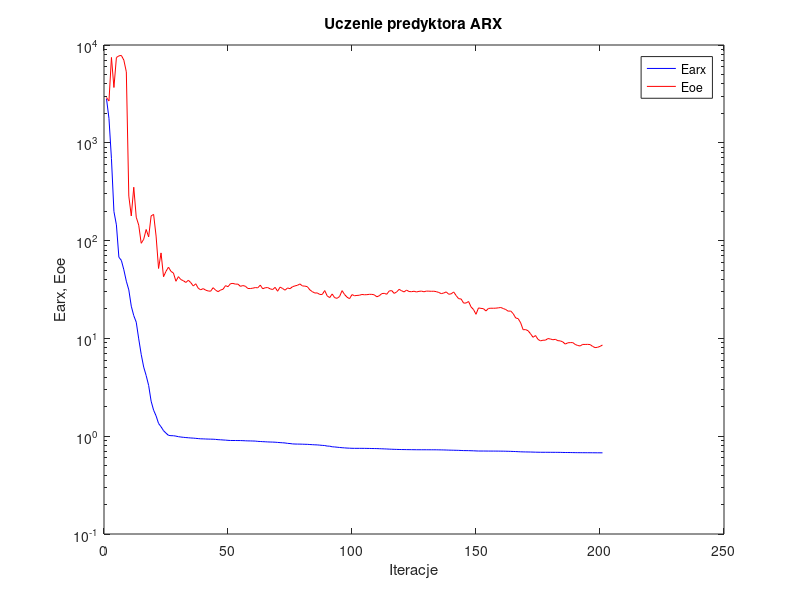
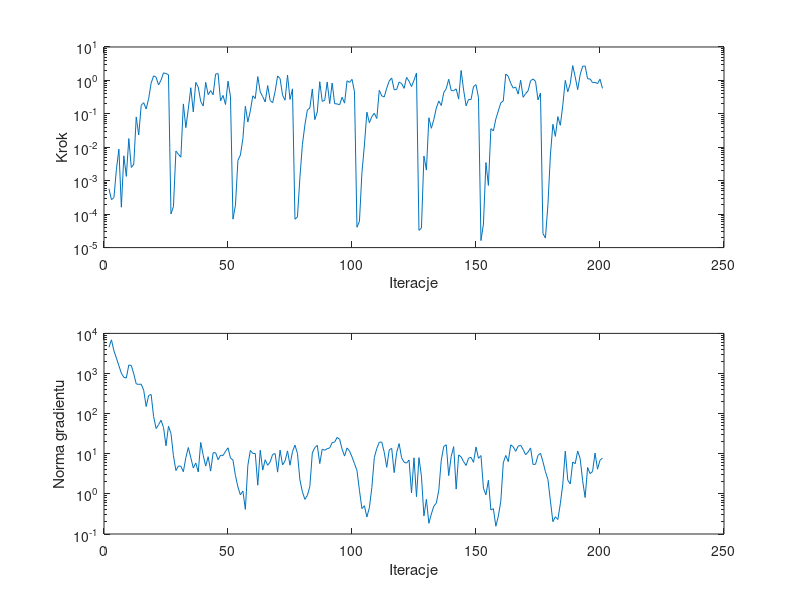

Write the MATLAB code that produced these figures, in order.
%uczenie predyktora arx
clear all;
n=0; farx(n+1)=2.824585e+003; foe(n+1)=2.907004e+003; wspucz(n+1)=0.000000e+000; ng(n+1)=0.000000e+000;
%odnowa zmiennej metryki
n=1; farx(n+1)=1.778362e+003; foe(n+1)=2.675235e+003; krok(n+1)=5.757831e-004; ng(n+1)=4.516872e+003;
n=2; farx(n+1)=6.890381e+002; foe(n+1)=7.462882e+003; krok(n+1)=2.720383e-004; ng(n+1)=6.924905e+003;
n=3; farx(n+1)=1.984939e+002; foe(n+1)=3.677309e+003; krok(n+1)=3.109358e-004; ng(n+1)=3.687624e+003;
n=4; farx(n+1)=1.448332e+002; foe(n+1)=7.445014e+003; krok(n+1)=2.168031e-003; ng(n+1)=2.423102e+003;
n=5; farx(n+1)=6.758119e+001; foe(n+1)=7.746369e+003; krok(n+1)=8.751130e-003; ng(n+1)=1.566148e+003;
n=6; farx(n+1)=6.276938e+001; foe(n+1)=7.824347e+003; krok(n+1)=1.616776e-004; ng(n+1)=1.016605e+003;
n=7; farx(n+1)=5.030413e+001; foe(n+1)=7.003740e+003; krok(n+1)=5.557598e-003; ng(n+1)=8.037560e+002;
n=8; farx(n+1)=3.846380e+001; foe(n+1)=5.317203e+003; krok(n+1)=1.350546e-003; ng(n+1)=7.727654e+002;
n=9; farx(n+1)=3.134732e+001; foe(n+1)=2.854437e+002; krok(n+1)=1.820180e-002; ng(n+1)=1.631014e+003;
n=10; farx(n+1)=2.134777e+001; foe(n+1)=1.786514e+002; krok(n+1)=2.487263e-003; ng(n+1)=1.582852e+003;
n=11; farx(n+1)=1.709582e+001; foe(n+1)=3.512503e+002; krok(n+1)=3.136698e-003; ng(n+1)=9.783152e+002;
n=12; farx(n+1)=1.464650e+001; foe(n+1)=1.735096e+002; krok(n+1)=8.061847e-002; ng(n+1)=5.508979e+002;
n=13; farx(n+1)=9.891621e+000; foe(n+1)=1.438937e+002; krok(n+1)=2.331822e-002; ng(n+1)=5.362375e+002;
n=14; farx(n+1)=6.867723e+000; foe(n+1)=9.388979e+001; krok(n+1)=1.809599e-001; ng(n+1)=5.433215e+002;
n=15; farx(n+1)=5.094680e+000; foe(n+1)=1.030985e+002; krok(n+1)=2.160660e-001; ng(n+1)=3.840103e+002;
n=16; farx(n+1)=4.171929e+000; foe(n+1)=1.299059e+002; krok(n+1)=1.399123e-001; ng(n+1)=1.504508e+002;
n=17; farx(n+1)=3.305096e+000; foe(n+1)=1.091478e+002; krok(n+1)=2.840119e-001; ng(n+1)=2.832698e+002;
n=18; farx(n+1)=2.280933e+000; foe(n+1)=1.789058e+002; krok(n+1)=8.252141e-001; ng(n+1)=3.004621e+002;
n=19; farx(n+1)=1.845072e+000; foe(n+1)=1.854298e+002; krok(n+1)=1.371110e+000; ng(n+1)=8.475926e+001;
n=20; farx(n+1)=1.613933e+000; foe(n+1)=1.112838e+002; krok(n+1)=1.250551e+000; ng(n+1)=4.253551e+001;
n=21; farx(n+1)=1.349544e+000; foe(n+1)=5.188921e+001; krok(n+1)=7.310195e-001; ng(n+1)=5.302662e+001;
n=22; farx(n+1)=1.249560e+000; foe(n+1)=7.485879e+001; krok(n+1)=1.021441e+000; ng(n+1)=6.865261e+001;
n=23; farx(n+1)=1.138805e+000; foe(n+1)=4.271517e+001; krok(n+1)=1.682643e+000; ng(n+1)=4.509695e+001;
n=24; farx(n+1)=1.074089e+000; foe(n+1)=4.854529e+001; krok(n+1)=1.605990e+000; ng(n+1)=1.580654e+001;
n=25; farx(n+1)=1.020479e+000; foe(n+1)=5.355023e+001; krok(n+1)=1.476581e+000; ng(n+1)=4.848901e+001;
%odnowa zmiennej metryki
n=26; farx(n+1)=1.012424e+000; foe(n+1)=4.845318e+001; krok(n+1)=1.012576e-004; ng(n+1)=3.208297e+001;
n=27; farx(n+1)=1.011447e+000; foe(n+1)=4.661399e+001; krok(n+1)=1.688183e-004; ng(n+1)=8.879970e+000;
n=28; farx(n+1)=1.001688e+000; foe(n+1)=3.839715e+001; krok(n+1)=7.741423e-003; ng(n+1)=3.814805e+000;
n=29; farx(n+1)=9.890033e-001; foe(n+1)=4.279767e+001; krok(n+1)=6.192369e-003; ng(n+1)=4.980351e+000;
n=30; farx(n+1)=9.805977e-001; foe(n+1)=3.993320e+001; krok(n+1)=5.060913e-003; ng(n+1)=4.866092e+000;
n=31; farx(n+1)=9.743488e-001; foe(n+1)=3.889905e+001; krok(n+1)=1.981558e-001; ng(n+1)=3.571450e+000;
n=32; farx(n+1)=9.686368e-001; foe(n+1)=3.733164e+001; krok(n+1)=3.863769e-002; ng(n+1)=8.022494e+000;
n=33; farx(n+1)=9.641914e-001; foe(n+1)=3.931302e+001; krok(n+1)=1.416892e-001; ng(n+1)=1.430147e+001;
n=34; farx(n+1)=9.589278e-001; foe(n+1)=3.717399e+001; krok(n+1)=6.046342e-001; ng(n+1)=8.003364e+000;
n=35; farx(n+1)=9.560957e-001; foe(n+1)=3.434189e+001; krok(n+1)=1.143175e-001; ng(n+1)=4.434071e+000;
n=36; farx(n+1)=9.504401e-001; foe(n+1)=3.620562e+001; krok(n+1)=8.707243e-001; ng(n+1)=5.871989e+000;
n=37; farx(n+1)=9.456813e-001; foe(n+1)=3.254657e+001; krok(n+1)=6.287558e-001; ng(n+1)=3.518005e+000;
n=38; farx(n+1)=9.402954e-001; foe(n+1)=3.141185e+001; krok(n+1)=2.343012e-001; ng(n+1)=1.914944e+001;
n=39; farx(n+1)=9.391667e-001; foe(n+1)=3.229530e+001; krok(n+1)=1.717868e-001; ng(n+1)=9.188717e+000;
n=40; farx(n+1)=9.362322e-001; foe(n+1)=3.113974e+001; krok(n+1)=8.771846e-001; ng(n+1)=4.924336e+000;
n=41; farx(n+1)=9.344177e-001; foe(n+1)=3.055411e+001; krok(n+1)=3.745525e-001; ng(n+1)=8.427756e+000;
n=42; farx(n+1)=9.328171e-001; foe(n+1)=3.036775e+001; krok(n+1)=4.964490e-001; ng(n+1)=3.697568e+000;
n=43; farx(n+1)=9.315710e-001; foe(n+1)=3.301819e+001; krok(n+1)=3.730916e-001; ng(n+1)=1.061822e+001;
n=44; farx(n+1)=9.277723e-001; foe(n+1)=3.112160e+001; krok(n+1)=1.548272e+000; ng(n+1)=1.062814e+001;
n=45; farx(n+1)=9.218452e-001; foe(n+1)=3.005389e+001; krok(n+1)=1.601363e+000; ng(n+1)=7.102797e+000;
n=46; farx(n+1)=9.192575e-001; foe(n+1)=3.122153e+001; krok(n+1)=2.442288e-001; ng(n+1)=9.229261e+000;
n=47; farx(n+1)=9.151896e-001; foe(n+1)=3.181654e+001; krok(n+1)=3.556863e-001; ng(n+1)=9.031704e+000;
n=48; farx(n+1)=9.118571e-001; foe(n+1)=3.463516e+001; krok(n+1)=1.903039e-001; ng(n+1)=1.151653e+001;
n=49; farx(n+1)=9.072495e-001; foe(n+1)=3.379559e+001; krok(n+1)=9.512526e-001; ng(n+1)=1.407279e+001;
n=50; farx(n+1)=9.040644e-001; foe(n+1)=3.627241e+001; krok(n+1)=3.224739e-001; ng(n+1)=7.847512e+000;
%odnowa zmiennej metryki
n=51; farx(n+1)=9.037289e-001; foe(n+1)=3.649060e+001; krok(n+1)=7.092995e-005; ng(n+1)=6.962027e+000;
n=52; farx(n+1)=9.035945e-001; foe(n+1)=3.589017e+001; krok(n+1)=1.858436e-004; ng(n+1)=2.866187e+000;
n=53; farx(n+1)=9.029117e-001; foe(n+1)=3.590582e+001; krok(n+1)=4.077649e-003; ng(n+1)=1.487271e+000;
n=54; farx(n+1)=9.024450e-001; foe(n+1)=3.405793e+001; krok(n+1)=5.879413e-003; ng(n+1)=9.432117e-001;
n=55; farx(n+1)=9.004792e-001; foe(n+1)=3.469006e+001; krok(n+1)=1.793370e-002; ng(n+1)=1.179944e+000;
n=56; farx(n+1)=8.978623e-001; foe(n+1)=3.417645e+001; krok(n+1)=1.690415e-001; ng(n+1)=4.103499e-001;
n=57; farx(n+1)=8.955196e-001; foe(n+1)=3.239940e+001; krok(n+1)=5.694364e-002; ng(n+1)=5.129367e+000;
n=58; farx(n+1)=8.949530e-001; foe(n+1)=3.235253e+001; krok(n+1)=1.221144e-001; ng(n+1)=1.208734e+001;
n=59; farx(n+1)=8.931923e-001; foe(n+1)=3.263474e+001; krok(n+1)=3.465039e-001; ng(n+1)=1.018809e+001;
n=60; farx(n+1)=8.917190e-001; foe(n+1)=3.308937e+001; krok(n+1)=2.869393e-001; ng(n+1)=1.013559e+001;
n=61; farx(n+1)=8.854832e-001; foe(n+1)=3.289980e+001; krok(n+1)=1.302338e+000; ng(n+1)=1.647916e+000;
n=62; farx(n+1)=8.830580e-001; foe(n+1)=3.506908e+001; krok(n+1)=4.536903e-001; ng(n+1)=1.225372e+001;
n=63; farx(n+1)=8.796670e-001; foe(n+1)=3.215822e+001; krok(n+1)=3.268918e-001; ng(n+1)=3.918998e+000;
n=64; farx(n+1)=8.773504e-001; foe(n+1)=3.295534e+001; krok(n+1)=2.268451e-001; ng(n+1)=7.089251e+000;
n=65; farx(n+1)=8.740864e-001; foe(n+1)=3.310524e+001; krok(n+1)=7.011953e-001; ng(n+1)=5.171832e+000;
n=66; farx(n+1)=8.720134e-001; foe(n+1)=3.212525e+001; krok(n+1)=2.506731e-001; ng(n+1)=6.289542e+000;
n=67; farx(n+1)=8.705221e-001; foe(n+1)=3.159054e+001; krok(n+1)=2.153023e-001; ng(n+1)=9.641382e+000;
n=68; farx(n+1)=8.682191e-001; foe(n+1)=3.327494e+001; krok(n+1)=4.686024e-001; ng(n+1)=1.010601e+001;
n=69; farx(n+1)=8.639641e-001; foe(n+1)=3.035499e+001; krok(n+1)=1.361453e+000; ng(n+1)=3.486315e+000;
n=70; farx(n+1)=8.599210e-001; foe(n+1)=3.344938e+001; krok(n+1)=1.136136e+000; ng(n+1)=1.233297e+001;
n=71; farx(n+1)=8.566817e-001; foe(n+1)=3.240535e+001; krok(n+1)=3.601750e-001; ng(n+1)=5.264459e+000;
n=72; farx(n+1)=8.530021e-001; foe(n+1)=3.111540e+001; krok(n+1)=2.557116e-001; ng(n+1)=6.595341e+000;
n=73; farx(n+1)=8.450102e-001; foe(n+1)=3.280215e+001; krok(n+1)=1.449678e+000; ng(n+1)=1.180350e+001;
n=74; farx(n+1)=8.413271e-001; foe(n+1)=3.223738e+001; krok(n+1)=2.711458e-001; ng(n+1)=5.183194e+000;
n=75; farx(n+1)=8.344268e-001; foe(n+1)=3.374292e+001; krok(n+1)=5.600723e-001; ng(n+1)=1.132958e+001;
%odnowa zmiennej metryki
n=76; farx(n+1)=8.316703e-001; foe(n+1)=3.442655e+001; krok(n+1)=7.063894e-005; ng(n+1)=1.639750e+001;
n=77; farx(n+1)=8.308196e-001; foe(n+1)=3.490059e+001; krok(n+1)=8.253980e-005; ng(n+1)=1.024655e+001;
n=78; farx(n+1)=8.301281e-001; foe(n+1)=3.607520e+001; krok(n+1)=1.271814e-003; ng(n+1)=2.221715e+000;
n=79; farx(n+1)=8.286441e-001; foe(n+1)=3.437653e+001; krok(n+1)=1.204622e-002; ng(n+1)=1.123712e+000;
n=80; farx(n+1)=8.267272e-001; foe(n+1)=3.425663e+001; krok(n+1)=4.616585e-002; ng(n+1)=7.296215e-001;
n=81; farx(n+1)=8.257277e-001; foe(n+1)=3.378945e+001; krok(n+1)=1.312394e-001; ng(n+1)=9.123820e-001;
n=82; farx(n+1)=8.222605e-001; foe(n+1)=3.136542e+001; krok(n+1)=1.492217e-001; ng(n+1)=1.537678e+000;
n=83; farx(n+1)=8.192568e-001; foe(n+1)=3.006301e+001; krok(n+1)=5.551463e-001; ng(n+1)=1.045974e+001;
n=84; farx(n+1)=8.166211e-001; foe(n+1)=2.910302e+001; krok(n+1)=6.721749e-002; ng(n+1)=1.424923e+001;
n=85; farx(n+1)=8.147089e-001; foe(n+1)=2.918260e+001; krok(n+1)=1.143200e-001; ng(n+1)=1.620966e+001;
n=86; farx(n+1)=8.103705e-001; foe(n+1)=2.814794e+001; krok(n+1)=9.155235e-001; ng(n+1)=5.692601e+000;
n=87; farx(n+1)=8.057747e-001; foe(n+1)=2.815244e+001; krok(n+1)=2.357265e-001; ng(n+1)=1.300953e+001;
n=88; farx(n+1)=8.026710e-001; foe(n+1)=3.084455e+001; krok(n+1)=2.543102e-001; ng(n+1)=1.225014e+001;
n=89; farx(n+1)=7.927591e-001; foe(n+1)=2.719830e+001; krok(n+1)=8.997464e-001; ng(n+1)=1.337719e+001;
n=90; farx(n+1)=7.906858e-001; foe(n+1)=2.612887e+001; krok(n+1)=2.032965e-001; ng(n+1)=1.392978e+001;
n=91; farx(n+1)=7.795406e-001; foe(n+1)=2.846695e+001; krok(n+1)=8.352074e-001; ng(n+1)=1.897305e+001;
n=92; farx(n+1)=7.765931e-001; foe(n+1)=2.607953e+001; krok(n+1)=2.020751e-001; ng(n+1)=1.952083e+001;
n=93; farx(n+1)=7.716448e-001; foe(n+1)=2.569210e+001; krok(n+1)=1.981558e-001; ng(n+1)=2.558537e+001;
n=94; farx(n+1)=7.669679e-001; foe(n+1)=2.684912e+001; krok(n+1)=1.865214e-001; ng(n+1)=2.305691e+001;
n=95; farx(n+1)=7.626963e-001; foe(n+1)=3.079589e+001; krok(n+1)=3.145377e-001; ng(n+1)=1.310700e+001;
n=96; farx(n+1)=7.596365e-001; foe(n+1)=2.811423e+001; krok(n+1)=2.094439e-001; ng(n+1)=8.756246e+000;
n=97; farx(n+1)=7.562909e-001; foe(n+1)=2.639494e+001; krok(n+1)=9.761687e-001; ng(n+1)=1.394935e+001;
n=98; farx(n+1)=7.542658e-001; foe(n+1)=2.546832e+001; krok(n+1)=8.733373e-001; ng(n+1)=1.169679e+001;
n=99; farx(n+1)=7.522759e-001; foe(n+1)=2.805936e+001; krok(n+1)=1.075645e+000; ng(n+1)=8.389824e+000;
n=100; farx(n+1)=7.515336e-001; foe(n+1)=2.730126e+001; krok(n+1)=4.602673e-001; ng(n+1)=5.676019e+000;
%odnowa zmiennej metryki
n=101; farx(n+1)=7.514774e-001; foe(n+1)=2.749849e+001; krok(n+1)=4.063037e-005; ng(n+1)=3.838908e+000;
n=102; farx(n+1)=7.514663e-001; foe(n+1)=2.763653e+001; krok(n+1)=6.100988e-005; ng(n+1)=1.232246e+000;
n=103; farx(n+1)=7.514355e-001; foe(n+1)=2.813414e+001; krok(n+1)=1.721185e-003; ng(n+1)=4.289523e-001;
n=104; farx(n+1)=7.511101e-001; foe(n+1)=2.793895e+001; krok(n+1)=1.170476e-002; ng(n+1)=5.062313e-001;
n=105; farx(n+1)=7.502568e-001; foe(n+1)=2.800349e+001; krok(n+1)=1.125137e-001; ng(n+1)=2.655640e-001;
n=106; farx(n+1)=7.496749e-001; foe(n+1)=2.823051e+001; krok(n+1)=5.405940e-002; ng(n+1)=4.521054e-001;
n=107; farx(n+1)=7.483397e-001; foe(n+1)=2.821222e+001; krok(n+1)=8.276012e-002; ng(n+1)=1.433893e+000;
n=108; farx(n+1)=7.477215e-001; foe(n+1)=2.788584e+001; krok(n+1)=1.041001e-001; ng(n+1)=8.081946e+000;
n=109; farx(n+1)=7.471414e-001; foe(n+1)=2.663662e+001; krok(n+1)=7.263227e-002; ng(n+1)=1.355344e+001;
n=110; farx(n+1)=7.452605e-001; foe(n+1)=2.728399e+001; krok(n+1)=5.076613e-001; ng(n+1)=1.939193e+001;
n=111; farx(n+1)=7.435679e-001; foe(n+1)=2.870553e+001; krok(n+1)=3.435737e-001; ng(n+1)=1.961605e+001;
n=112; farx(n+1)=7.418419e-001; foe(n+1)=2.888400e+001; krok(n+1)=3.202323e-001; ng(n+1)=1.087310e+001;
n=113; farx(n+1)=7.400338e-001; foe(n+1)=2.827585e+001; krok(n+1)=5.872046e-001; ng(n+1)=4.591366e+000;
n=114; farx(n+1)=7.377009e-001; foe(n+1)=3.053711e+001; krok(n+1)=9.574267e-001; ng(n+1)=1.240624e+001;
n=115; farx(n+1)=7.358797e-001; foe(n+1)=3.083015e+001; krok(n+1)=1.183928e+000; ng(n+1)=1.375403e+001;
n=116; farx(n+1)=7.341919e-001; foe(n+1)=2.885134e+001; krok(n+1)=5.250759e-001; ng(n+1)=3.381625e+000;
n=117; farx(n+1)=7.328116e-001; foe(n+1)=2.984229e+001; krok(n+1)=5.350602e-001; ng(n+1)=1.073219e+001;
n=118; farx(n+1)=7.314942e-001; foe(n+1)=3.174519e+001; krok(n+1)=8.922169e-001; ng(n+1)=1.789963e+001;
n=119; farx(n+1)=7.305205e-001; foe(n+1)=3.071029e+001; krok(n+1)=8.088973e-001; ng(n+1)=7.943952e+000;
n=120; farx(n+1)=7.300409e-001; foe(n+1)=2.986631e+001; krok(n+1)=5.788951e-001; ng(n+1)=6.160019e+000;
n=121; farx(n+1)=7.292257e-001; foe(n+1)=3.117960e+001; krok(n+1)=1.236406e+000; ng(n+1)=5.843533e+000;
n=122; farx(n+1)=7.286417e-001; foe(n+1)=3.015105e+001; krok(n+1)=9.469203e-001; ng(n+1)=6.991189e+000;
n=123; farx(n+1)=7.281895e-001; foe(n+1)=3.004153e+001; krok(n+1)=6.563782e-001; ng(n+1)=1.057371e+000;
n=124; farx(n+1)=7.276794e-001; foe(n+1)=3.036232e+001; krok(n+1)=1.009068e+000; ng(n+1)=7.922898e+000;
n=125; farx(n+1)=7.270439e-001; foe(n+1)=2.984692e+001; krok(n+1)=1.668762e+000; ng(n+1)=8.499826e-001;
%odnowa zmiennej metryki
n=126; farx(n+1)=7.268639e-001; foe(n+1)=3.026914e+001; krok(n+1)=3.282609e-005; ng(n+1)=7.994293e+000;
n=127; farx(n+1)=7.268246e-001; foe(n+1)=3.045336e+001; krok(n+1)=3.840954e-005; ng(n+1)=2.773111e+000;
n=128; farx(n+1)=7.267876e-001; foe(n+1)=2.997719e+001; krok(n+1)=5.478088e-003; ng(n+1)=2.818233e-001;
n=129; farx(n+1)=7.266766e-001; foe(n+1)=3.046033e+001; krok(n+1)=2.080994e-003; ng(n+1)=7.337264e-001;
n=130; farx(n+1)=7.264467e-001; foe(n+1)=3.041460e+001; krok(n+1)=7.644254e-002; ng(n+1)=1.849081e-001;
n=131; farx(n+1)=7.263474e-001; foe(n+1)=3.031427e+001; krok(n+1)=3.703353e-002; ng(n+1)=3.165986e-001;
n=132; farx(n+1)=7.262462e-001; foe(n+1)=3.037232e+001; krok(n+1)=6.826594e-002; ng(n+1)=4.933561e-001;
n=133; farx(n+1)=7.260051e-001; foe(n+1)=3.006146e+001; krok(n+1)=1.490738e-001; ng(n+1)=5.901458e-001;
n=134; farx(n+1)=7.251690e-001; foe(n+1)=2.948229e+001; krok(n+1)=2.425770e-001; ng(n+1)=1.233915e+000;
n=135; farx(n+1)=7.245581e-001; foe(n+1)=2.869004e+001; krok(n+1)=1.775417e-001; ng(n+1)=6.943534e+000;
n=136; farx(n+1)=7.235836e-001; foe(n+1)=2.913387e+001; krok(n+1)=4.324752e-001; ng(n+1)=1.524405e+001;
n=137; farx(n+1)=7.223938e-001; foe(n+1)=2.987697e+001; krok(n+1)=5.690454e-001; ng(n+1)=1.674111e+001;
n=138; farx(n+1)=7.207566e-001; foe(n+1)=2.827298e+001; krok(n+1)=1.084311e+000; ng(n+1)=2.850442e+000;
n=139; farx(n+1)=7.198027e-001; foe(n+1)=2.856830e+001; krok(n+1)=4.989677e-001; ng(n+1)=8.615348e+000;
n=140; farx(n+1)=7.187635e-001; foe(n+1)=2.985342e+001; krok(n+1)=4.884576e-001; ng(n+1)=1.503773e+001;
n=141; farx(n+1)=7.176389e-001; foe(n+1)=2.738871e+001; krok(n+1)=5.596492e-001; ng(n+1)=1.312931e+000;
n=142; farx(n+1)=7.166363e-001; foe(n+1)=2.548904e+001; krok(n+1)=2.767350e-001; ng(n+1)=9.349343e+000;
n=143; farx(n+1)=7.146616e-001; foe(n+1)=2.529081e+001; krok(n+1)=1.986904e+000; ng(n+1)=8.367373e+000;
n=144; farx(n+1)=7.127578e-001; foe(n+1)=2.296818e+001; krok(n+1)=5.181392e-001; ng(n+1)=6.362873e+000;
n=145; farx(n+1)=7.123789e-001; foe(n+1)=2.300505e+001; krok(n+1)=1.738735e-001; ng(n+1)=5.113268e+000;
n=146; farx(n+1)=7.119541e-001; foe(n+1)=2.383868e+001; krok(n+1)=2.701727e-001; ng(n+1)=7.769193e+000;
n=147; farx(n+1)=7.103144e-001; foe(n+1)=2.099536e+001; krok(n+1)=2.672252e-001; ng(n+1)=8.147000e+000;
n=148; farx(n+1)=7.091768e-001; foe(n+1)=1.972778e+001; krok(n+1)=6.577988e-001; ng(n+1)=6.104916e+000;
n=149; farx(n+1)=7.070518e-001; foe(n+1)=1.764320e+001; krok(n+1)=7.479975e-001; ng(n+1)=1.478732e+001;
n=150; farx(n+1)=7.055698e-001; foe(n+1)=2.049393e+001; krok(n+1)=3.038513e-001; ng(n+1)=7.673933e+000;
%odnowa zmiennej metryki
n=151; farx(n+1)=7.054251e-001; foe(n+1)=2.027846e+001; krok(n+1)=1.621111e-005; ng(n+1)=9.024100e+000;
n=152; farx(n+1)=7.054127e-001; foe(n+1)=2.014172e+001; krok(n+1)=5.075699e-005; ng(n+1)=1.388354e+000;
n=153; farx(n+1)=7.050872e-001; foe(n+1)=1.907709e+001; krok(n+1)=3.500453e-003; ng(n+1)=9.460424e-001;
n=154; farx(n+1)=7.047304e-001; foe(n+1)=2.024689e+001; krok(n+1)=7.240164e-004; ng(n+1)=2.180666e+000;
n=155; farx(n+1)=7.046005e-001; foe(n+1)=2.035519e+001; krok(n+1)=3.604146e-002; ng(n+1)=3.976562e-001;
n=156; farx(n+1)=7.044346e-001; foe(n+1)=2.033341e+001; krok(n+1)=3.085256e-002; ng(n+1)=4.283580e-001;
n=157; farx(n+1)=7.043029e-001; foe(n+1)=2.038218e+001; krok(n+1)=7.039776e-002; ng(n+1)=1.564087e-001;
n=158; farx(n+1)=7.039719e-001; foe(n+1)=2.053044e+001; krok(n+1)=1.221956e-001; ng(n+1)=2.766040e-001;
n=159; farx(n+1)=7.034001e-001; foe(n+1)=2.069583e+001; krok(n+1)=2.134155e-001; ng(n+1)=6.566984e-001;
n=160; farx(n+1)=7.030907e-001; foe(n+1)=2.020799e+001; krok(n+1)=2.427388e-001; ng(n+1)=5.926386e+000;
n=161; farx(n+1)=7.020135e-001; foe(n+1)=1.972569e+001; krok(n+1)=1.552709e+000; ng(n+1)=9.063985e+000;
n=162; farx(n+1)=7.010151e-001; foe(n+1)=1.897247e+001; krok(n+1)=1.328755e+000; ng(n+1)=6.369376e+000;
n=163; farx(n+1)=6.998383e-001; foe(n+1)=1.906566e+001; krok(n+1)=8.228538e-001; ng(n+1)=1.668152e+001;
n=164; farx(n+1)=6.982082e-001; foe(n+1)=1.791012e+001; krok(n+1)=5.885355e-001; ng(n+1)=1.492384e+001;
n=165; farx(n+1)=6.967708e-001; foe(n+1)=1.618277e+001; krok(n+1)=6.335709e-001; ng(n+1)=1.147642e+001;
n=166; farx(n+1)=6.945871e-001; foe(n+1)=1.592466e+001; krok(n+1)=3.903951e-001; ng(n+1)=1.543708e+001;
n=167; farx(n+1)=6.925872e-001; foe(n+1)=1.444210e+001; krok(n+1)=1.015323e+000; ng(n+1)=1.629651e+001;
n=168; farx(n+1)=6.913020e-001; foe(n+1)=1.226853e+001; krok(n+1)=3.116529e-001; ng(n+1)=1.280979e+001;
n=169; farx(n+1)=6.904635e-001; foe(n+1)=1.230359e+001; krok(n+1)=4.044487e-001; ng(n+1)=9.436068e+000;
n=170; farx(n+1)=6.897719e-001; foe(n+1)=1.197951e+001; krok(n+1)=4.880844e-001; ng(n+1)=1.103737e+001;
n=171; farx(n+1)=6.890045e-001; foe(n+1)=1.114531e+001; krok(n+1)=9.761687e-001; ng(n+1)=1.396700e+001;
n=172; farx(n+1)=6.878590e-001; foe(n+1)=1.026119e+001; krok(n+1)=1.105172e+000; ng(n+1)=5.410916e+000;
n=173; farx(n+1)=6.865009e-001; foe(n+1)=1.069609e+001; krok(n+1)=9.372047e-001; ng(n+1)=5.470513e+000;
n=174; farx(n+1)=6.858531e-001; foe(n+1)=9.771369e+000; krok(n+1)=2.615920e-001; ng(n+1)=9.137728e+000;
n=175; farx(n+1)=6.849640e-001; foe(n+1)=9.438216e+000; krok(n+1)=4.188592e-001; ng(n+1)=1.033608e+001;
%odnowa zmiennej metryki
n=176; farx(n+1)=6.848525e-001; foe(n+1)=9.585010e+000; krok(n+1)=2.630754e-005; ng(n+1)=6.308358e+000;
n=177; farx(n+1)=6.848287e-001; foe(n+1)=9.590901e+000; krok(n+1)=1.929081e-005; ng(n+1)=3.577622e+000;
n=178; farx(n+1)=6.847375e-001; foe(n+1)=9.965139e+000; krok(n+1)=1.935115e-004; ng(n+1)=2.279679e+000;
n=179; farx(n+1)=6.843467e-001; foe(n+1)=9.856748e+000; krok(n+1)=5.879121e-003; ng(n+1)=6.670438e-001;
n=180; farx(n+1)=6.841676e-001; foe(n+1)=9.691894e+000; krok(n+1)=4.879939e-002; ng(n+1)=2.030060e-001;
n=181; farx(n+1)=6.840470e-001; foe(n+1)=9.778837e+000; krok(n+1)=2.118799e-002; ng(n+1)=2.696432e-001;
n=182; farx(n+1)=6.836984e-001; foe(n+1)=9.481888e+000; krok(n+1)=8.268560e-002; ng(n+1)=2.292596e-001;
n=183; farx(n+1)=6.833244e-001; foe(n+1)=9.429988e+000; krok(n+1)=4.544795e-002; ng(n+1)=5.673673e-001;
n=184; farx(n+1)=6.820368e-001; foe(n+1)=9.211114e+000; krok(n+1)=1.817918e-001; ng(n+1)=1.758944e+000;
n=185; farx(n+1)=6.812536e-001; foe(n+1)=8.745441e+000; krok(n+1)=1.006124e+000; ng(n+1)=1.161932e+001;
n=186; farx(n+1)=6.810781e-001; foe(n+1)=9.014759e+000; krok(n+1)=4.572701e-001; ng(n+1)=2.201340e+000;
n=187; farx(n+1)=6.807120e-001; foe(n+1)=9.057252e+000; krok(n+1)=7.992682e-001; ng(n+1)=1.763661e+000;
n=188; farx(n+1)=6.799276e-001; foe(n+1)=9.062575e+000; krok(n+1)=2.781976e+000; ng(n+1)=6.228563e+000;
n=189; farx(n+1)=6.791356e-001; foe(n+1)=8.677969e+000; krok(n+1)=1.268153e+000; ng(n+1)=5.659175e+000;
n=190; farx(n+1)=6.787040e-001; foe(n+1)=8.461567e+000; krok(n+1)=5.312625e-001; ng(n+1)=1.172341e+001;
n=191; farx(n+1)=6.784064e-001; foe(n+1)=8.370343e+000; krok(n+1)=1.476581e+000; ng(n+1)=7.564608e+000;
n=192; farx(n+1)=6.781533e-001; foe(n+1)=8.678478e+000; krok(n+1)=2.661328e+000; ng(n+1)=2.123411e+000;
n=193; farx(n+1)=6.779154e-001; foe(n+1)=8.674887e+000; krok(n+1)=2.697833e+000; ng(n+1)=8.102502e-001;
n=194; farx(n+1)=6.777847e-001; foe(n+1)=8.691062e+000; krok(n+1)=1.120145e+000; ng(n+1)=4.550763e+000;
n=195; farx(n+1)=6.775309e-001; foe(n+1)=8.648962e+000; krok(n+1)=1.104103e+000; ng(n+1)=3.202119e+000;
n=196; farx(n+1)=6.772788e-001; foe(n+1)=8.290282e+000; krok(n+1)=8.576098e-001; ng(n+1)=3.615549e+000;
n=197; farx(n+1)=6.768266e-001; foe(n+1)=8.053257e+000; krok(n+1)=8.707243e-001; ng(n+1)=1.042020e+001;
n=198; farx(n+1)=6.766838e-001; foe(n+1)=8.107703e+000; krok(n+1)=8.043035e-001; ng(n+1)=4.132784e+000;
n=199; farx(n+1)=6.764232e-001; foe(n+1)=8.283950e+000; krok(n+1)=1.087290e+000; ng(n+1)=6.902884e+000;
n=200; farx(n+1)=6.762761e-001; foe(n+1)=8.561633e+000; krok(n+1)=5.779335e-001; ng(n+1)=7.808821e+000;

figure; semilogy(farx,'b'); hold on; semilogy(foe,'r'); xlabel('Iteracje'); ylabel('Earx, Eoe'); legend('Earx','Eoe'); title('Uczenie predyktora ARX');
figure; subplot(2,1,1); semilogy(krok); xlabel('Iteracje'); ylabel('Krok');
subplot(2,1,2); semilogy(ng); xlabel('Iteracje'); ylabel('Norma gradientu');
Earx=farx(n+1)
Eoe=foe(n+1)
